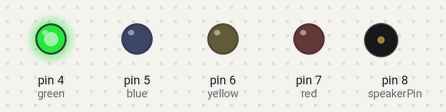
Recording of a sketch running on a simulated Arduino Uno, built with avr-gcc and run on an emulated ATmega328P. Shown: output pins drawn as LEDs (lit = HIGH), buzzer (waves = sounding).

Above: at 0.1 s.
At 2.1 s:
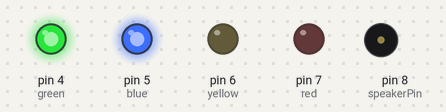
At 4.1 s:
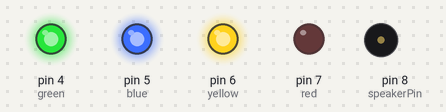
At 6.1 s:
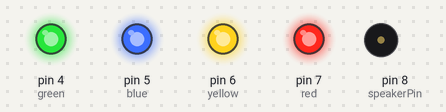
At 32.1 s:
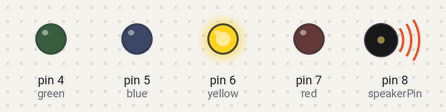
At 38.6 s:
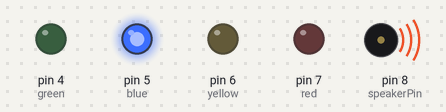
Timing chart, 0 to 40.0 s (numbered marks = the images above):
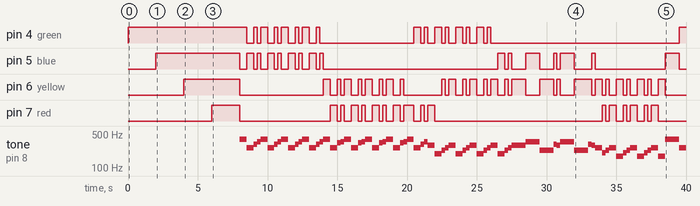

The sketch:

KeepTheBeat.ino
```cpp
const int a = 440;
const int b = 466;
const int c = 261;
const int d = 294;
const int e = 329;
const int f = 349;
const int g = 391;

const int speakerPin = 8;
// Notes
#define NOTE_B0  31
#define NOTE_C1  33
#define NOTE_CS1 35
#define NOTE_D1  37
#define NOTE_DS1 39
#define NOTE_E1  41
#define NOTE_F1  44
#define NOTE_FS1 46
#define NOTE_G1  49
#define NOTE_GS1 52
#define NOTE_A1  55
#define NOTE_AS1 58
#define NOTE_B1  62
#define NOTE_C2  65
#define NOTE_CS2 69
#define NOTE_D2  73
#define NOTE_DS2 78
#define NOTE_E2  82
#define NOTE_F2  87
#define NOTE_FS2 93
#define NOTE_G2  98
#define NOTE_GS2 104
#define NOTE_A2  110
#define NOTE_AS2 117
#define NOTE_B2  123
#define NOTE_C3  131
#define NOTE_CS3 139
#define NOTE_D3  147
#define NOTE_DS3 156
#define NOTE_E3  165
#define NOTE_F3  175
#define NOTE_FS3 185
#define NOTE_G3  196
#define NOTE_GS3 208
#define NOTE_A3  220
#define NOTE_AS3 233
#define NOTE_B3  247
#define NOTE_C4  262
#define NOTE_CS4 277
#define NOTE_D4  294
#define NOTE_DS4 311
#define NOTE_E4  330
#define NOTE_F4  349
#define NOTE_FS4 370
#define NOTE_G4  392
#define NOTE_GS4 415
#define NOTE_A4  440
#define NOTE_AS4 466
#define NOTE_B4  494
#define NOTE_C5  523
#define NOTE_CS5 554
#define NOTE_D5  587
#define NOTE_DS5 622
#define NOTE_E5  659
#define NOTE_F5  698
#define NOTE_FS5 740
#define NOTE_G5  784
#define NOTE_GS5 831
#define NOTE_A5  880
#define NOTE_AS5 932
#define NOTE_B5  988
#define NOTE_C6  1047
#define NOTE_CS6 1109
#define NOTE_D6  1175
#define NOTE_DS6 1245
#define NOTE_E6  1319
#define NOTE_F6  1397
#define NOTE_FS6 1480
#define NOTE_G6  1568
#define NOTE_GS6 1661
#define NOTE_A6  1760
#define NOTE_AS6 1865
#define NOTE_B6  1976
#define NOTE_C7  2093
#define NOTE_CS7 2217
#define NOTE_D7  2349
#define NOTE_DS7 2489
#define NOTE_E7  2637
#define NOTE_F7  2794
#define NOTE_FS7 2960
#define NOTE_G7  3136
#define NOTE_GS7 3322
#define NOTE_A7  3520
#define NOTE_AS7 3729
#define NOTE_B7  3951
#define NOTE_C8  4186
#define NOTE_CS8 4435
#define NOTE_D8  4699
#define NOTE_DS8 4978

const int green = 4;
const int blue = 5;
const int yellow = 6;
const int red = 7;

unsigned long previousTime = 0;
long interval = 2000;
int led = 4;
//vars for switchpin and servo
//switchpin decided not to work
const int switchPin = 9;
unsigned long prevTime = 0;
unsigned long currentTime = millis();
int tiltSwitch = 0;
int prevSwitch = 0;
#include <Servo.h>
Servo myServo;

void setup() {
  // put your setup code here, to run once:
  pinMode(switchPin, INPUT);
  pinMode(green, OUTPUT);
  pinMode(blue, OUTPUT);
  pinMode(yellow, OUTPUT);
  pinMode(red, OUTPUT);
}

void loop() {
  // put your main code here, to run repeatedly:
  //lights go on then off before song

   digitalWrite(green, HIGH);
   delay(2000);
   digitalWrite(blue, HIGH);
   delay(2000);
   digitalWrite(yellow, HIGH);
   delay(2000);
   digitalWrite(red, HIGH);
   delay(2000);
   //turn leds off
   digitalWrite(green, LOW);
   digitalWrite(blue, LOW);
   digitalWrite(yellow, LOW);
   digitalWrite(red, LOW);

   // start the song
   GameOfThrones();
   myServo.attach(10);//Relating the servo to the pin 10
   delay(1000);
 myServo.write(0);
 delay(1000);
  myServo.write(170);


}
void GameOfThrones()
  {
    for(int i=0; i<4; i++)
    {
    tone(speakerPin, NOTE_G4);
    digitalWrite(green, HIGH);
    digitalWrite(blue, LOW);
    delay(500);
    noTone(speakerPin);
    tone(speakerPin, NOTE_C4);
    digitalWrite(green, LOW);
    digitalWrite(blue, HIGH);
    delay(500);
    noTone(speakerPin);
    tone(speakerPin, NOTE_DS4);
    digitalWrite(green, HIGH);
    digitalWrite(blue, LOW);
    delay(250);
    noTone(speakerPin);
    tone(speakerPin, NOTE_F4);
    digitalWrite(green, LOW);
    digitalWrite(blue, HIGH);
    delay(250);
    noTone(speakerPin);
    }
    for(int i=0; i<4; i++)
    {
    tone(speakerPin, NOTE_G4);
    digitalWrite(blue, LOW);
    digitalWrite(yellow, HIGH);
   digitalWrite(red, LOW);
    delay(500);
    noTone(speakerPin);
    tone(speakerPin, NOTE_C4);
    digitalWrite(yellow, LOW);
   digitalWrite(red, HIGH);
    delay(500);
    noTone(speakerPin);
    tone(speakerPin, NOTE_E4);
    digitalWrite(yellow, HIGH);
   digitalWrite(red, LOW);
    delay(250);
    noTone(speakerPin);
    tone(speakerPin, NOTE_F4);
    digitalWrite(yellow, LOW);
   digitalWrite(red, HIGH);
    delay(250);
    noTone(speakerPin);
    }
        tone(speakerPin, NOTE_G4);
        digitalWrite(green, LOW);
   digitalWrite(red, HIGH);
        delay(500);
        noTone(speakerPin);
        tone(speakerPin, NOTE_C4);
        digitalWrite(green, HIGH);
   digitalWrite(red, LOW);
        delay(500);
        tone(speakerPin, NOTE_DS4);
        digitalWrite(green, LOW);
   digitalWrite(red, HIGH);
        delay(250);
        noTone(speakerPin);
        tone(speakerPin, NOTE_F4);
        digitalWrite(green, HIGH);
   digitalWrite(red, LOW);
        delay(250);
        noTone(speakerPin);
        tone(speakerPin, NOTE_D4);
        digitalWrite(green, LOW);
   digitalWrite(red, HIGH);
        delay(500);
        noTone(speakerPin);
    for(int i=0; i<3; i++)
    {
    tone(speakerPin, NOTE_G3);
    digitalWrite(green, HIGH);
    digitalWrite(yellow, LOW);
   digitalWrite(red, LOW);
    delay(500);
    noTone(speakerPin);
    tone(speakerPin, NOTE_AS3);
    digitalWrite(green, LOW);
    digitalWrite(yellow, HIGH);
    delay(250);
    noTone(speakerPin);
    tone(speakerPin, NOTE_C4);
    digitalWrite(green, HIGH);
    digitalWrite(yellow, LOW);
    delay(250);
    noTone(speakerPin);
    tone(speakerPin, NOTE_D4);
    digitalWrite(green, LOW);
    digitalWrite(yellow, HIGH);
    delay(500);
    noTone(speakerPin);
    }//
        tone(speakerPin, NOTE_G3);
        digitalWrite(blue, HIGH);
    digitalWrite(yellow, LOW);
        delay(500);
        noTone(speakerPin);
        tone(speakerPin, NOTE_AS3);
        digitalWrite(blue, LOW);
    digitalWrite(yellow, HIGH);
        delay(250);
        noTone(speakerPin);
        tone(speakerPin, NOTE_C4);
        digitalWrite(blue, HIGH);
    digitalWrite(yellow, LOW);
        delay(250);
        noTone(speakerPin);
        tone(speakerPin, NOTE_D4);
        digitalWrite(blue, LOW);
    digitalWrite(yellow, HIGH);
        delay(1000);
        noTone(speakerPin);

        tone(speakerPin, NOTE_F4);
        digitalWrite(blue, HIGH);
    digitalWrite(yellow, LOW);
        delay(1000);
        noTone(speakerPin);
        tone(speakerPin, NOTE_AS3);
        digitalWrite(blue, LOW);
    digitalWrite(yellow, HIGH);
        delay(1000);
        noTone(speakerPin);
        tone(speakerPin, NOTE_DS4);
        digitalWrite(blue, HIGH);
    digitalWrite(yellow, LOW);
        delay(250);
        noTone(speakerPin);
        tone(speakerPin, NOTE_D4);
        digitalWrite(blue, LOW);
    digitalWrite(yellow, HIGH);
        delay(250);
        noTone(speakerPin);
        tone(speakerPin, NOTE_F4);
        digitalWrite(blue, HIGH);
    digitalWrite(yellow, LOW);
        delay(1000);
        noTone(speakerPin);
        tone(speakerPin, NOTE_AS3);
        digitalWrite(blue, LOW);
    digitalWrite(yellow, HIGH);
        delay(1000);
        noTone(speakerPin);
        tone(speakerPin, NOTE_DS4);
        digitalWrite(blue, LOW);
    digitalWrite(yellow, HIGH);
        delay(250);
        noTone(speakerPin);
        tone(speakerPin, NOTE_D4);
        digitalWrite(blue, HIGH);
    digitalWrite(yellow, LOW);
        delay(250);
        noTone(speakerPin);
        tone(speakerPin, NOTE_C4);
        digitalWrite(blue, LOW);
    digitalWrite(yellow, HIGH);
        delay(500);
        noTone(speakerPin);
    for(int i=0; i<3; i++)
    {
    tone(speakerPin, NOTE_GS3);
    digitalWrite(red, HIGH);
    digitalWrite(yellow, LOW);
    delay(250);
    noTone(speakerPin);
    tone(speakerPin, NOTE_AS3);
    digitalWrite(red, LOW);
    digitalWrite(yellow, HIGH);
    delay(250);
    noTone(speakerPin);
    tone(speakerPin, NOTE_C4);
    digitalWrite(red, HIGH);
    digitalWrite(yellow, LOW);
    delay(500);
    noTone(speakerPin);
    tone(speakerPin, NOTE_F3);
    digitalWrite(red, LOW);
    digitalWrite(yellow, HIGH);
    delay(500);
    noTone(speakerPin);
    }
          tone(speakerPin, NOTE_G4);
          digitalWrite(blue, HIGH);
    digitalWrite(green, LOW);
    digitalWrite(yellow, LOW);
          delay(1000);
          noTone(speakerPin);
          tone(speakerPin, NOTE_C4);
          digitalWrite(blue, LOW);
    digitalWrite(green, HIGH);
          delay(1000);
          noTone(speakerPin);
          tone(speakerPin, NOTE_DS4);
          digitalWrite(blue, HIGH);
    digitalWrite(green, LOW);
          delay(250);
          noTone(speakerPin);
          tone(speakerPin, NOTE_F4);
          digitalWrite(blue, LOW);
    digitalWrite(green, HIGH);
          delay(250);
          noTone(speakerPin);
          tone(speakerPin, NOTE_G4);
          digitalWrite(blue, HIGH);
    digitalWrite(green, LOW);
          delay(1000);
          noTone(speakerPin);
          tone(speakerPin, NOTE_C4);
          digitalWrite(blue, LOW);
    digitalWrite(green, HIGH);
          delay(1000);
          noTone(speakerPin);
          tone(speakerPin, NOTE_DS4);
          digitalWrite(blue, HIGH);
    digitalWrite(green, LOW);
          delay(250);
          noTone(speakerPin);
          tone(speakerPin, NOTE_F4);
          digitalWrite(blue, LOW);
    digitalWrite(green, HIGH);
          delay(250);
          noTone(speakerPin);
          tone(speakerPin, NOTE_D4);
          digitalWrite(blue, HIGH);
    digitalWrite(green, LOW);
          delay(500);
          noTone(speakerPin);
    for(int i=0; i<4; i++)
    {
    tone(speakerPin, NOTE_G3);
    digitalWrite(blue, LOW);
    digitalWrite(green, HIGH);
    digitalWrite(red, LOW);
    delay(500);
    noTone(speakerPin);
    tone(speakerPin, NOTE_AS3);
    digitalWrite(green, LOW);
    digitalWrite(red, HIGH);
    delay(250);
    noTone(speakerPin);
    tone(speakerPin, NOTE_C4);
    digitalWrite(green, HIGH);
    digitalWrite(red, LOW);
    delay(250);
    noTone(speakerPin);
    tone(speakerPin, NOTE_D4);
    digitalWrite(green, LOW);
    digitalWrite(red, LOW);
    digitalWrite(blue, LOW);
    digitalWrite(yellow, LOW);
    delay(500);
    noTone(speakerPin);
    }
  }
```

Measured:
- by itself, pin 4 (green): LOW → HIGH at 0.00 s, → LOW 8.5 s later, → HIGH 0.50 s later, → LOW 0.25 s later, … (33 changes in this stretch)
- by itself, pin 5 (blue): LOW → HIGH at 2.0 s, → LOW 6.0 s later, → HIGH 0.50 s later, → LOW 0.50 s later, … (32 changes in this stretch)
- by itself, pin 6 (yellow): LOW → HIGH at 4.0 s, → LOW 4.0 s later, → HIGH 6.0 s later, → LOW 0.50 s later, … (54 changes in this stretch)
- by itself, pin 7 (red): LOW → HIGH at 6.0 s, → LOW 2.0 s later, → HIGH 6.5 s later, → LOW 0.50 s later, … (34 changes in this stretch)
- by itself, tone on pin 8 (speakerPin): plays 392 Hz for 0.50 s, 262 Hz for 0.50 s, 311 Hz for 0.25 s, 349 Hz for 0.25 s, 392 Hz for 0.50 s, 262 Hz for 0.50 s … (76 notes in this stretch)
